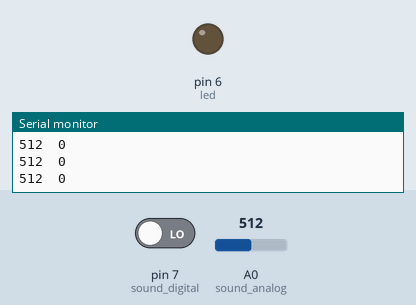
Recording of a sketch running on a simulated Arduino Uno, built with avr-gcc and run on an emulated ATmega328P. On the bench: output pins drawn as LEDs (lit = HIGH), the last lines printed to the serial monitor. The test bench sets the inputs (shaded band); at power-on: pin 7 (sound_digital) LOW, A0 (sound_analog) = 512.

Above: at 1.2 s.
1.3 s: pin 7 (sound_digital) driven HIGH
At 2.3 s:
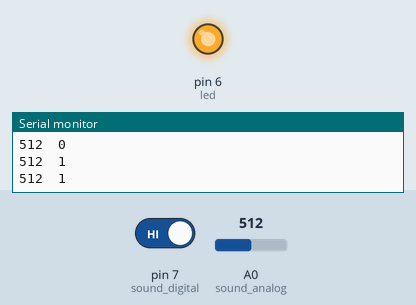
2.8 s: pin 7 (sound_digital) driven LOW
At 3.5 s:
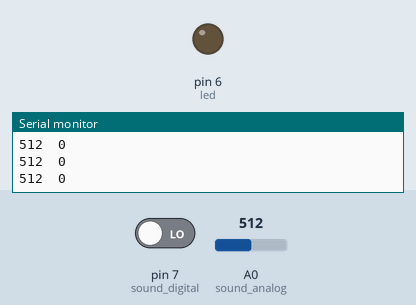
4.3 s: A0 (sound_analog) set to 987
5.8 s: A0 (sound_analog) set to 1008
Timing chart, 0 to 8.3 s (numbered marks = the images above; inputs shaded):
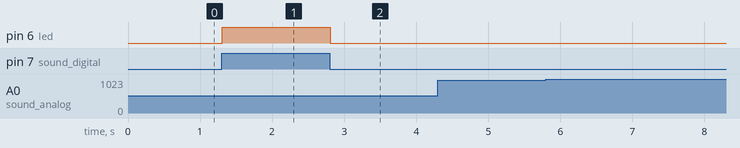

Measured:
- after the input at 1.3 s, pin 6 (led): LOW → HIGH at once
- after the input at 2.8 s, pin 6 (led): HIGH → LOW at once

The sketch:

14.ino
```cpp
int led = 6;
int sound_digital = 7;
int val = 0;
int sound_analog = A0;

void setup(){
  Serial.begin(9600);
  pinMode(led, OUTPUT);
  pinMode(sound_digital, INPUT);
}

void loop()
{
  val = digitalRead(sound_digital);
  int val_analog = analogRead(sound_analog);
  Serial.print(val_analog);
  Serial.print("\t");
  Serial.println(val);

  // when the sensor detects a signal above the threshold value, LED flashes.
  if (val == HIGH)
  {
    digitalWrite (led, HIGH);
    delay(500);
  }
  else
  {
    digitalWrite (led, LOW);
  }
}
```
